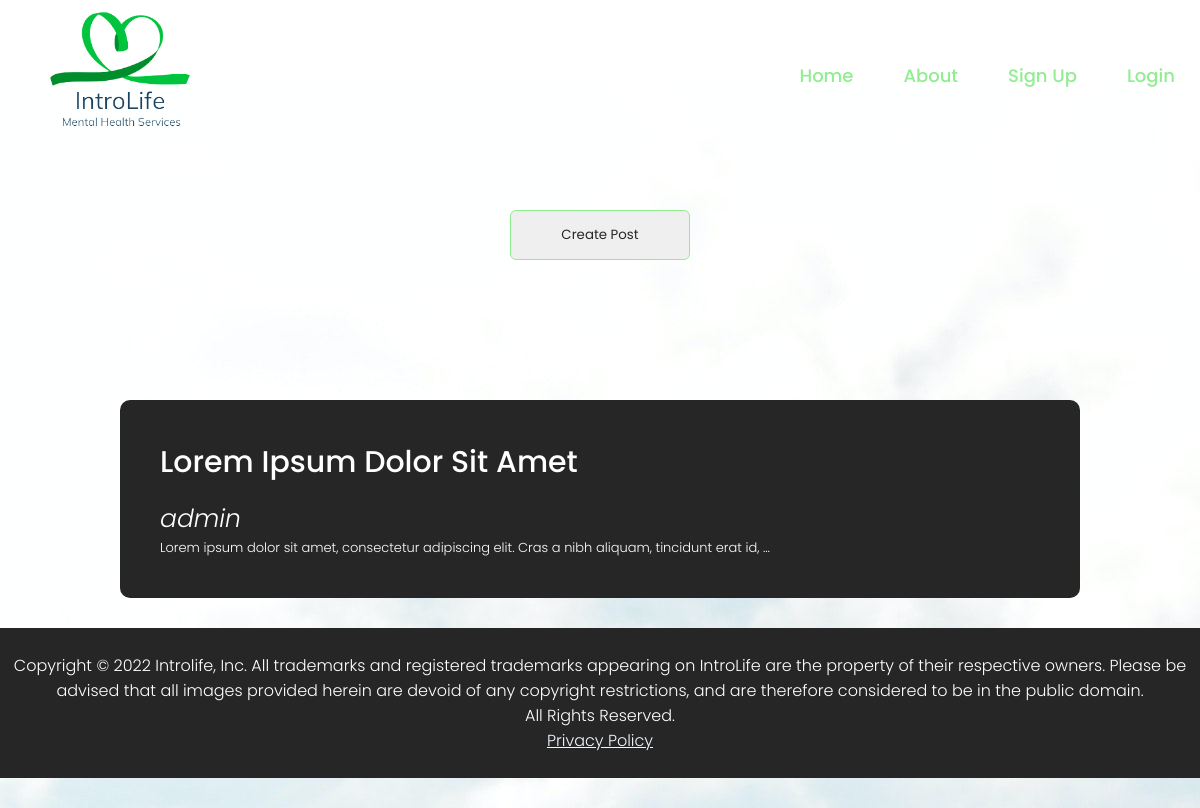
Before: /platform/ with the older database file.
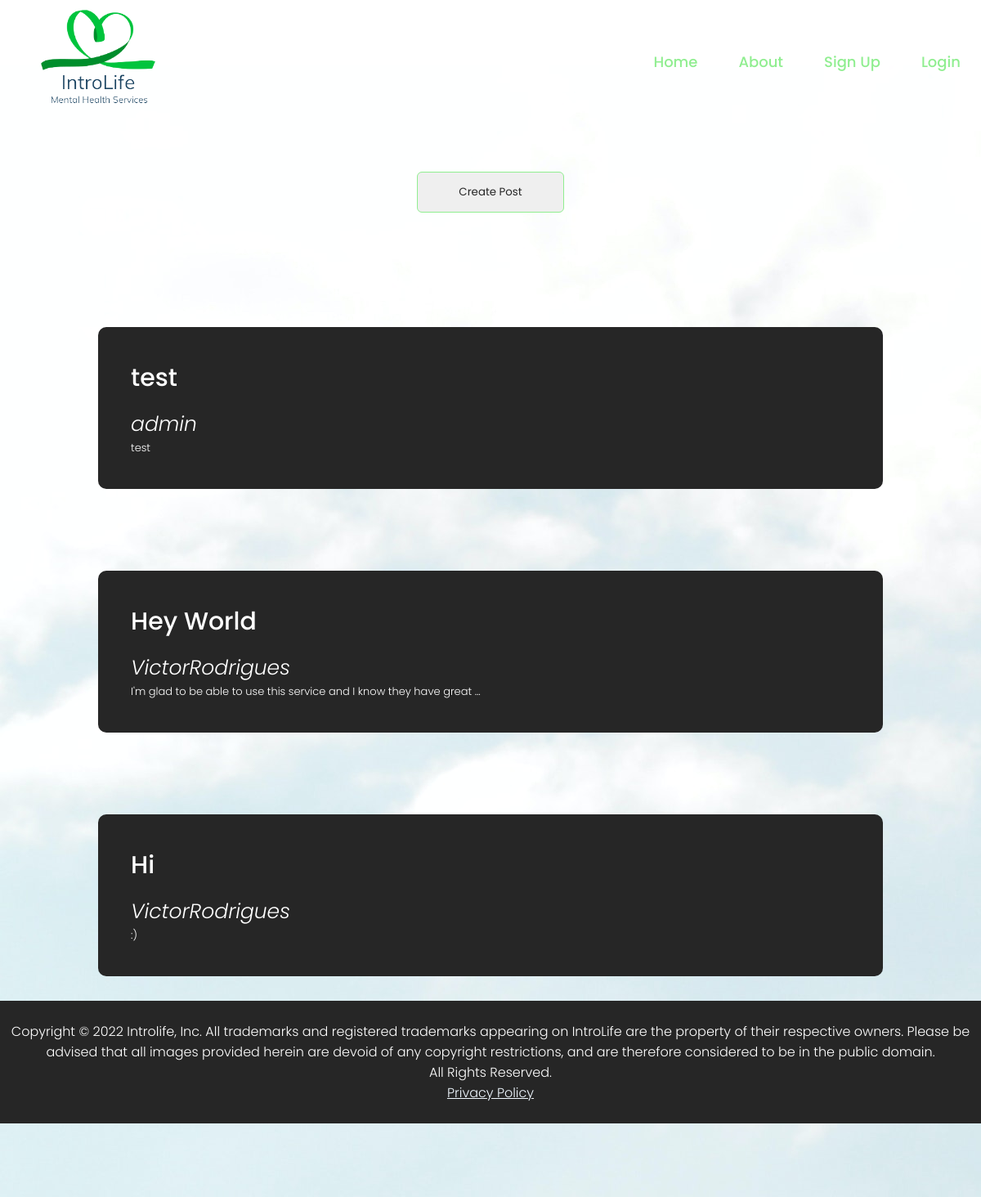
After: the same page with the newer database file.
### introlife_app/models.py (models this page shows, shortened)
class Post(models.Model):
    title = models.CharField(max_length = 100)
    date = models.DateTimeField(auto_now_add = True)
    author = models.ForeignKey(User, on_delete = models.CASCADE)
    body = models.TextField()
    slug = models.SlugField(unique = True, null = True)
    def get_absolute_url(self):
        return reverse('post_detail', kwargs = {'slug' : self.slug})

### introlife_app/views.py (the view)
# urls.py: path('platform/', views.platform, name = 'platform'),
def platform(request):
    post = Post.objects.all()
    paginator = Paginator(post, 1)
    page_number = request.GET.get('page')
    page_obj = paginator.get_page(page_number)
    return render(request, "platform.html", {"post" : post, "page_obj" : page_obj})

### introlife_app/templates/platform.html
{% extends 'base.html' %}
{% block introchat_content %}
<a href="{% url 'createpost' %}" style="text-decoration:none; cursor: grab;">
        <button class = "btn btn-primary">Create Post</button>
</a>
{% for post in post %}
<div id = "services">
        <div class = "container">
                        <div class="services-list">
                                <a href="{{ post.get_absolute_url }}", style = "text-decoration:none; color:white;">
                                        <div>
                                                <h2>{{ post.title }}</h2>
                                                <p><i  style = "font-size:25px;">{{ post.author }}</i></p>
                                                <p>{{ post.body|truncatewords:15 }}</p>
                                            </div>
                                </a>
        </div>
</div>
{% endfor %}
{% endblock introchat_content %}

Changed rows visible on the page:
removed Post: title "Lorem Ipsum Dolor Sit Amet", author "admin", body "Lorem ipsum dolor sit amet, consectetur adipiscing elit. Cras a nibh aliquam, tincidunt erat id, …"
added Post: title "test", author "admin", body "test"
added Post: title "Hey World", author "VictorRodrigues", body "I'm glad to be able to use this service and I know they have great …"
added Post: title "Hi", author "VictorRodrigues", body ":)"
